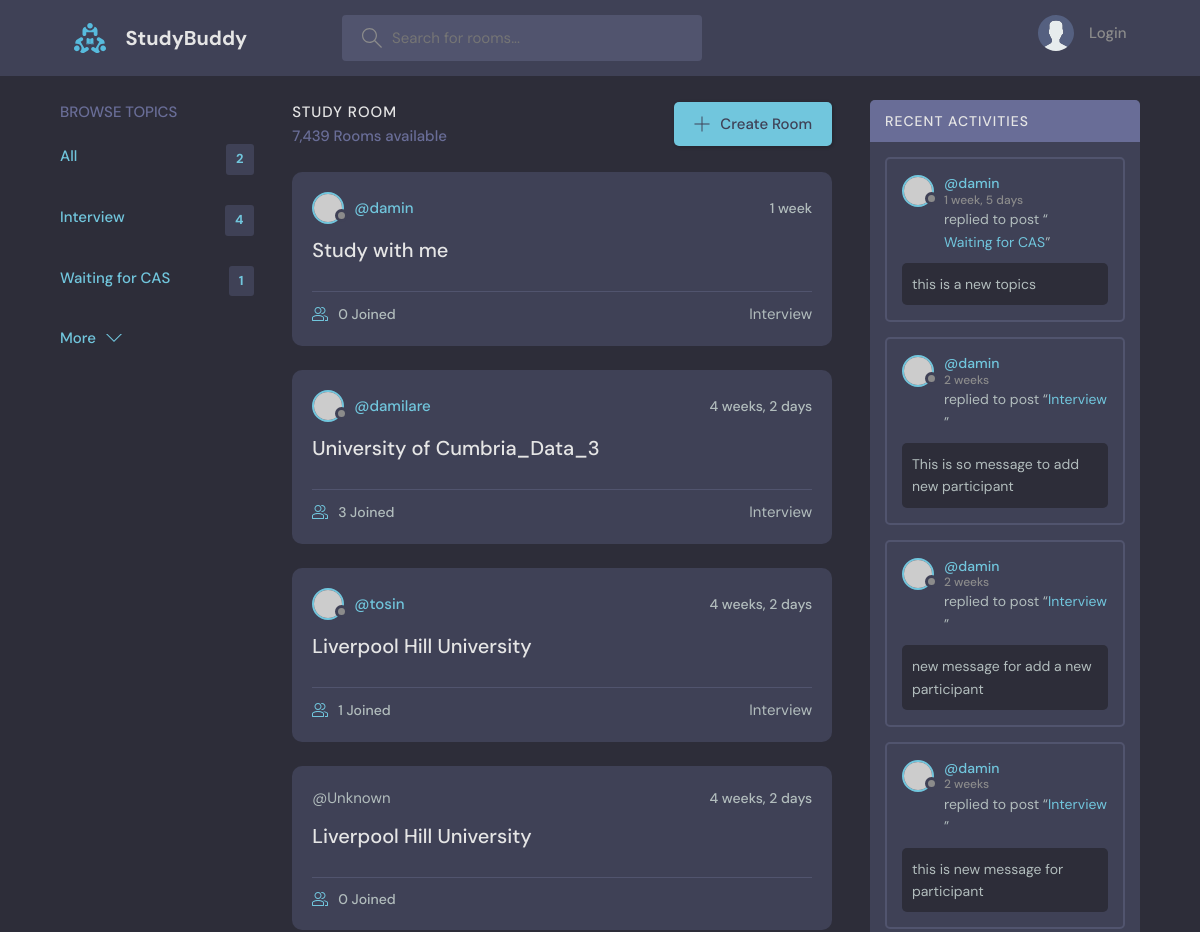
The app's page / (upper part), older data.
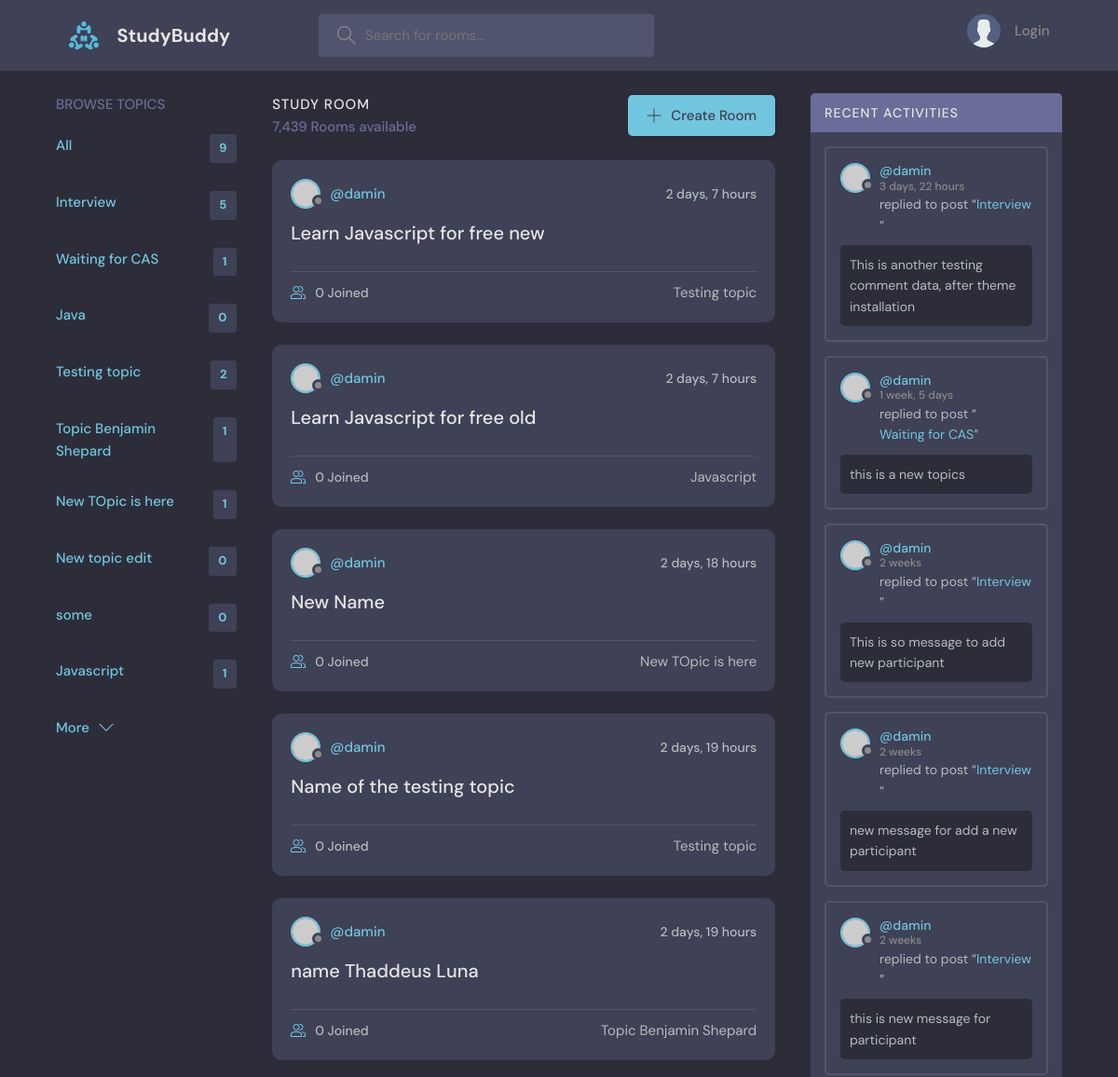
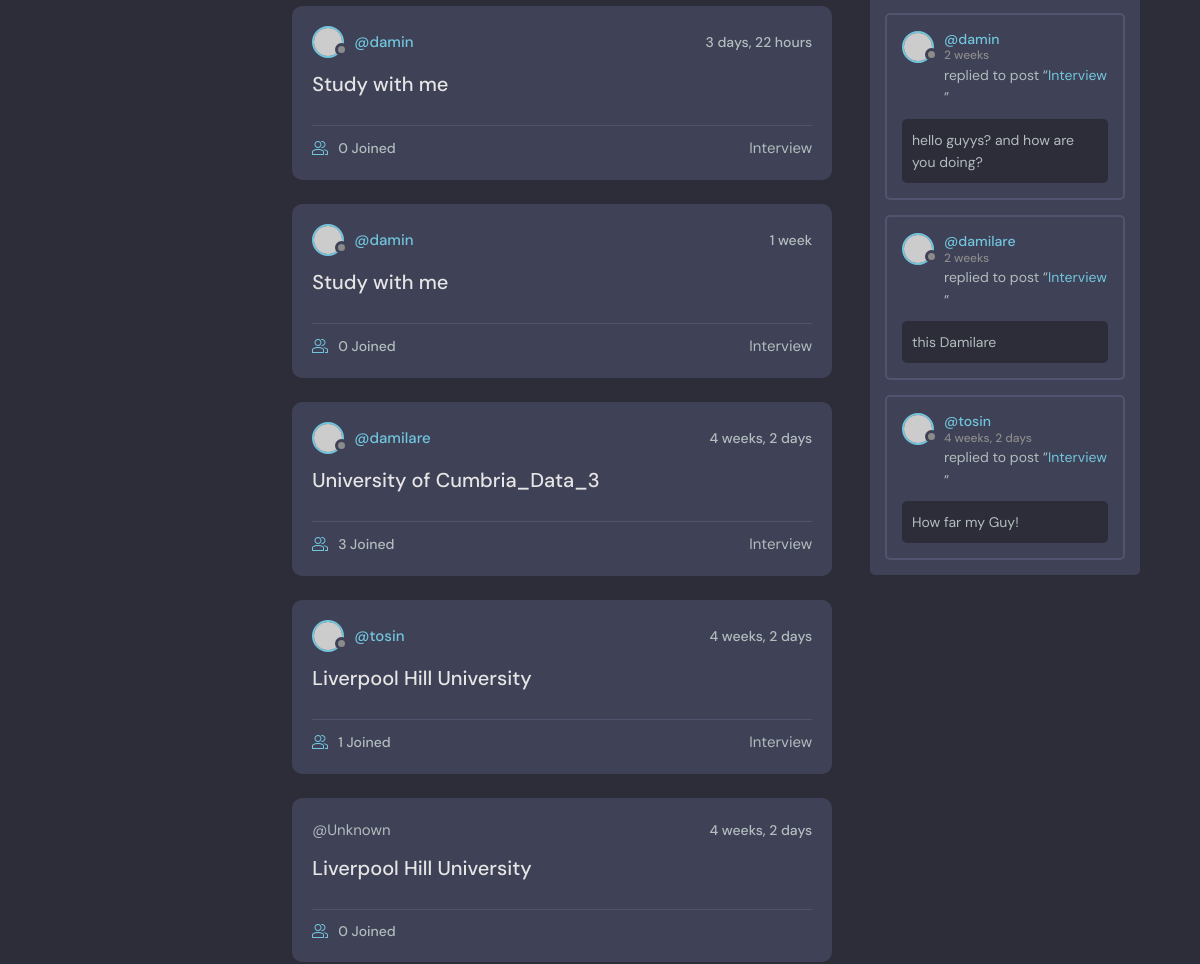
The same page, newer data (2 pictures, top to bottom).
### base/models.py (models this page shows, shortened)
class Topic(models.Model):
    name = models.CharField(max_length=200)
    def __str__(self):
        return self.name

class Room(models.Model):
    host = models.ForeignKey(User, on_delete=models.SET_NULL, null=True)
    topic = models.ForeignKey(Topic, on_delete=models.SET_NULL, null=True)
    name = models.CharField(max_length=200)
    description = models.TextField(null=True, blank=True)
    participants = models.ManyToManyField(User, related_name='participants', blank=True)
    updated = models.DateTimeField(auto_now=True)
    created = models.DateTimeField(auto_now_add=True)
    class Meta:
        ordering = ['-updated', '-created']

class Message(models.Model):
    user = models.ForeignKey(User, on_delete=models.CASCADE)
    room = models.ForeignKey(Room, on_delete=models.CASCADE)
    body = models.TextField()
    updated = models.DateTimeField(auto_now=True)
    created = models.DateTimeField(auto_now_add=True)
    class Meta:
        ordering = ['-updated', '-created']
    def __str__(self):
        return self.body[0:50]

### base/views.py (the view)
# urls.py: path("", views.room, name="room"),  # Room page
def room(request):
        q = request.GET.get('q') if request.GET.get('q') != None else ''
        rooms = Room.objects.filter(
                Q(topic__name__icontains=q)|
                Q(name__icontains=q) |
                Q(description__icontains=q)
                )
        topics =  Topic.objects.all()
        rooms_count = rooms.count()
        room_messages = Message.objects.filter(Q(room__topic__name__icontains=q))
        context =  {'rooms': rooms, 'topics': topics, 'rooms_count': rooms_count, 'room_messages':room_messages }
        return render(request,"base/room.html",context)

### base/templates/base/room.html (shortened to what this page needs)
{% extends 'layout.html' %} {% block content %}
<main class="layout layout--3">
  <div class="container">
    {% include 'base/topics_component.html' %}
    <div class="roomList">
      <div class="roomList__header">
        <div>
          <h2>Study Room</h2>
          <p>7,439 Rooms available</p>
        </div>
        <a class="btn btn--main" href="{% url 'create_room' %}">
          <svg
            version="1.1"
            xmlns="http://www.w3.org/2000/svg"
            width="32"
            height="32"
            viewBox="0 0 32 32"
          >
            <title>add</title>
            <path
              d="M16.943 0.943h-1.885v14.115h-14.115v1.885h14.115v14.115h1.885v-14.115h14.115v-1.885h-14.115v-14.115z"
            ></path>
          </svg>
          Create Room
        </a>
      </div>
      {% include 'base/feeds_component.html' %}
    </div>
    {% include 'base/activities.html' %}
  </div>
</main>
{% endblock %}

### base/templates/base/topics_component.html
<div class="topics">
  <div class="topics__header">
    <h2>Browse Topics</h2>
  </div>
  <ul class="topics__list">
    <li>
      <a href="{% url 'room' %}" class="active"
        >All <span>{{topics.count}}</span></a
      >
    </li>
    {% for topic in topics %}
    <li>
      <a href="{% url 'room' %}?q={{topic.name}}" class="active"
        >{{topic.name}} <span>{{topic.room_set.all.count}}</span></a
      >
    </li>
    {% endfor %}
  </ul>
  <a class="btn btn--link" href="topics.html">
    More
    <svg
      version="1.1"
      xmlns="http://www.w3.org/2000/svg"
      width="32"
      height="32"
      viewBox="0 0 32 32"
    >
      <title>chevron-down</title>
      <path d="M16 21l-13-13h-3l16 16 16-16h-3l-13 13z"></path>
    </svg>
  </a>
</div>

### base/templates/base/feeds_component.html (shortened to what this page needs)
{% for room in rooms %}
<div class="roomListRoom">
  <div class="roomListRoom__header">
    {% if room.host and room.host.id %}
    <a
      href="{% url 'user_profile' room.host.id %}"
      class="roomListRoom__author"
    >
      <div class="avatar avatar--small">
        <img src="https://randomuser.me/api/portraits/women/11.jpg" />
      </div>
      <span>@{{room.host.username}}</span>
    </a>
    {% else %}
    <span>@Unknown</span>
    {% endif %}
    <div class="roomListRoom__actions">
      <span>{{ room.created|timesince }}</span>
    </div>
  </div>
  <div class="roomListRoom__content">
    <a href="{%  url 'room_details' room.id %}">{{ room.name}}</a>
  </div>
  <div class="roomListRoom__meta">
    <a href="{% url 'room_details' room.id %}" class="roomListRoom__joined">
      {{room.participants.all.count}} Joined
    </a>
    <p class="{% url 'room_details' room.id %}">{{ room.topic.name}}</p>
  </div>
</div>
{% endfor %}

### base/templates/base/activities.html (shortened to what this page needs)
<div class="activities">
  <div class="activities__header">
    <h2>Recent Activities</h2>
  </div>
  {% for message in room_messages %}
  <div class="activities__box">
    <div class="activities__boxHeader roomListRoom__header">
      <a
        href="{% url 'user_profile' message.user.id %}"
        class="roomListRoom__author"
      >
        <div class="avatar avatar--small">
          <img src="https://randomuser.me/api/portraits/women/11.jpg" />
        </div>
        <p>
          @{{message.user.username}}
          <span>{{message.created|timesince}}</span>
        </p>
      </a>
    </div>
    <div class="activities__boxContent">
      <p>
        replied to post “<a href="{% url 'room_details' message.room.id %}"
          >{{ message.room.topic}}</a
        >”
      </p>
      <div class="activities__boxRoomContent">{{message.body}}</div>
    </div>
  </div>
  {% endfor %}
</div>

Row changes from the older to the newer data that the page shows:
computed for Topic "Interview": room_set.all.count "4" → "5"
added Topic: name "Java", room_set.all.count "0"
added Topic: name "Testing topic", room_set.all.count "2"
added Topic: name "Topic Benjamin Shepard", room_set.all.count "1"
added Topic: name "New TOpic is here", room_set.all.count "1"
added Topic: name "New topic edit", room_set.all.count "0"
added Topic: name "some", room_set.all.count "0"
added Topic: name "Javascript", room_set.all.count "1"
added Room: host.username "damin", created "2 days, 7 hours", name "Learn Javascript for free new", participants.all.count "0", topic.name "Testing topic"
added Room: host.username "damin", created "2 days, 7 hours", name "Learn Javascript for free old", participants.all.count "0", topic.name "Javascript"
added Room: host.username "damin", created "2 days, 18 hours", name "New Name", participants.all.count "0", topic.name "New TOpic is here"
added Room: host.username "damin", created "2 days, 19 hours", name "Name of the testing topic", participants.all.count "0", topic.name "Testing topic"
added Room: host.username "damin", created "2 days, 19 hours", name "name Thaddeus Luna", participants.all.count "0", topic.name "Topic Benjamin Shepard"
added Room: host.username "damin", created "3 days, 22 hours", name "Study with me", participants.all.count "0", topic.name "Interview"
added Message: user.username "damin", created "3 days, 22 hours", room.topic "Interview", body "This is another testing comment data, after theme installation"
now on this page (row unchanged): Message: user.username "damin", created "2 weeks", room.topic "Interview", body "hello guyys? and how are you doing?"
now on this page (row unchanged): Message: user.username "damilare", created "2 weeks", room.topic "Interview", body "this Damilare"
now on this page (row unchanged): Message: user.username "tosin", created "4 weeks, 2 days", room.topic "Interview", body "How far my Guy!"
Text that changed along with them:
{{ topics.count }}: "2" → "9"
